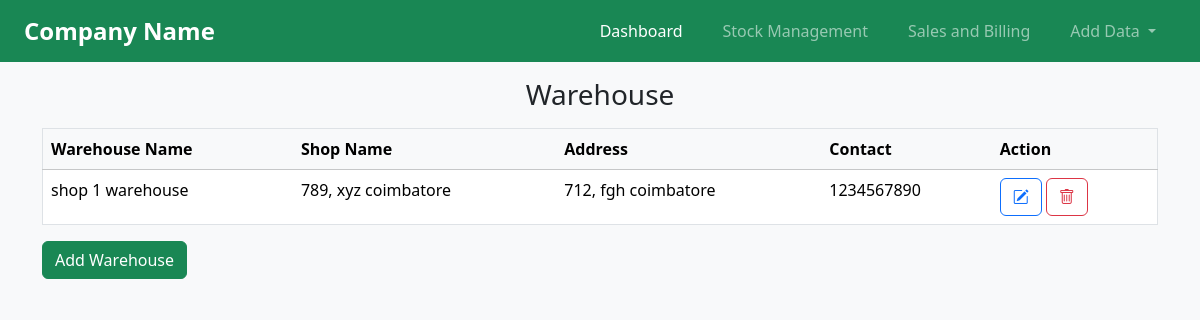
The app's page /database_management/warehouse.php with its own data.
### tables this page shows
CREATE TABLE `warehouse` (
  `warehouse_id` int(11) NOT NULL,
  `shop_id` int(11) NOT NULL,
  `name` varchar(200) NOT NULL,
  `address` varchar(200) NOT NULL,
  `contact` varchar(20) NOT NULL
);

CREATE TABLE `shop` (
  `shop_id` int(11) NOT NULL,
  `address` varchar(200) NOT NULL,
  `contact` varchar(10) NOT NULL,
  `email` varchar(100) DEFAULT NULL
);

### database_management/warehouse.php (the view, shortened to what this page needs)
<?php include '../master/menu.php';
include '../master/config.php';
$warehouse_details = '';
$warehouse_query = 'select s.address as shop_address,w.name,w.address as warehouse_address,w.contact from warehouse w join shop s on s.shop_id=w.shop_id';
$queryEXE = mysqli_query($connection,$warehouse_query);
while($row = mysqli_fetch_array($queryEXE)){
    $warehouse_details.='<tr><td>'.$row['name'].'</td>';
    $warehouse_details.='<td>'.$row['shop_address'].'</td>';
    $warehouse_details.='<td>'.$row['warehouse_address'].'</td>';
    $warehouse_details.='<td>'.$row['contact'].'</td>';
    $warehouse_details.= "<td>
            <form method='post' action=''>
                <button class='btn btn-outline-primary' name='edit' type='submit'>
                    <i class='bi bi-pencil-square'></i>
                </button>
                <button class='btn btn-outline-danger' name='delete' type='submit'>
                    <i class='bi bi-trash'></i>
                </button>
            </form>
        </td>";
    $warehouse_details.= "</tr>";
}
?>
<html lang="en">
<head>
</head>
<body class="container">
    <div class="">
        <div class="container">
            <div class="text-center mt-3">
                <h3>Warehouse</h3>
            </div>
            <div class="table-responsive mt-3">
                <table class="table table-hover border">
                    <thead class="table-light">
                        <tr>
                            <th scope="col">Warehouse Name</th>
                            <th scope="col">Shop Name</th>
                            <th scope="col">Address</th>
                            <th scope="col">Contact</th>
                            <th scope="col">Action</th>
                        </tr>
                    </thead>
                    <tbody>
                        <?php echo $warehouse_details; ?>
                    </tbody>
                </table>
            </div>
            <div>
                <button type="button" class="btn btn-success" data-bs-toggle="modal" data-bs-target="#add_warehouse">
                    Add Warehouse
                </button>
            </div>
    </div>
</body>

### records on screen
warehouse: name "shop 1 warehouse", shop.address "789, xyz coimbatore", address "712, fgh coimbatore", contact "1234567890"
